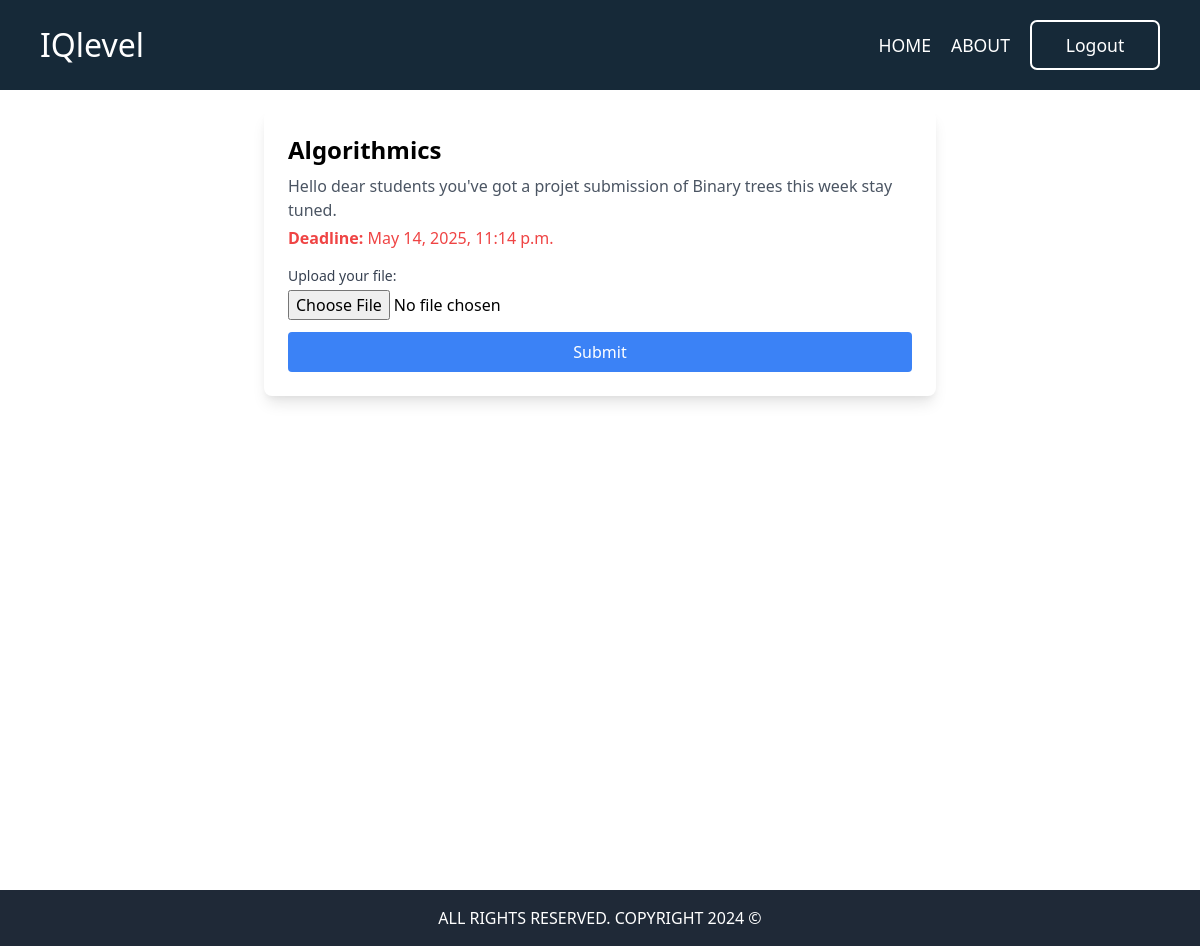
Screenshot of /project/submit/1/ (signed in) with the database file from the repository.
### projetTask/models.py (models this page shows, shortened)
class ProjectSubmissionTask(models.Model):
    title = models.CharField(max_length=200)
    description = models.TextField()
    created_by = models.ForeignKey(Professor, on_delete=models.CASCADE)
    groups = models.ManyToManyField(Group)
    start_time = models.DateTimeField()
    end_time = models.DateTimeField()

### documents/views.py (the view, shortened to what this page needs)
# urls.py: path("project/submit/<int:task_id>/", views.project_submission_view, name="project_submission"),
@login_required
def project_submission_view(request, task_id):
    student = get_object_or_404(Student, user=request.user)
    project_task = get_object_or_404(ProjectSubmissionTask, id=task_id)
    if project_task.end_time < now():
        messages.error(request, "This project submission has expired.")
        return redirect("student")
    return render(request, "projet/project_submission.html", {"project": project_task})

### theme/templates/projet/project_submission.html (shortened to what this page needs)
{% extends 'base.html' %}
{% load static %}
{% block content %}
<div class="container mx-auto p-5 min-h-screen flex flex-col items-center">
    <div class="max-w-2xl w-full bg-white shadow-lg rounded-lg p-6">
        <h1 class="text-2xl font-bold">{{ project.title }}</h1>
        <p class="text-gray-600 mt-2">{{ project.description }}</p>
        <p class="text-red-500 mt-1"><strong>Deadline:</strong> {{ project.end_time }}</p>
        <form id="submissionForm" method="POST" enctype="multipart/form-data" class="mt-4">
            <label for="fileUpload" class="block text-sm font-medium text-gray-700">Upload your file:</label>
            <input type="file" name="file" id="fileUpload" required class="w-full border border-gray-300 p-2 rounded mt-1">
            <button type="submit" class="w-full bg-blue-500 text-white py-2 px-4 rounded mt-3 hover:bg-blue-600">Submit</button>
        </form>
    </div>
</div>
{% endblock %}

### theme/static/src/styles.css (style rules this page uses)
html, :host { line-height: 1.5; -webkit-text-size-adjust: 100%; -moz-tab-size: 4; -o-tab-size: 4; tab-size: 4; font-family: ui-sans-serif, system-ui, sans-serif, "Apple Color Emoji", "Segoe UI Emoji", "Segoe UI Symbol", "Noto Color Emoji"; font-feature-settings: normal; font-variation-settings: normal; -webkit-tap-highlight-color: transparent; }
body { margin: 0; line-height: inherit; }
h1, h2, h3, h4, h5, h6 { font-size: inherit; font-weight: inherit; }
b, strong { font-weight: bolder; }
button, input, optgroup, select, textarea { font-family: inherit; font-feature-settings: inherit; font-variation-settings: inherit; font-size: 100%; font-weight: inherit; line-height: inherit; letter-spacing: inherit; color: inherit; margin: 0; padding: 0; }
button, select { text-transform: none; }
button, input:where([type='button']), input:where([type='reset']), input:where([type='submit']) { -webkit-appearance: button; background-color: transparent; background-image: none; }
blockquote, dl, dd, h1, h2, h3, h4, h5, h6, hr, figure, p, pre { margin: 0; }
input::placeholder, textarea::placeholder { opacity: 1; color: #9ca3af; }
button, [role="button"] { cursor: pointer; }
input::placeholder,textarea::placeholder { color: #6b7280; opacity: 1; }
[type='file'] { background: unset; border-color: inherit; border-width: 0; border-radius: 0; padding: 0; font-size: unset; line-height: inherit; }
.block { display: block; }
.flex { display: flex; }
.w-full { width: 100%; }
.items-center { align-items: center; }
.p-5 { padding: 1.25rem; }
.text-2xl { font-size: 1.5rem; line-height: 2rem; }
.font-medium { font-weight: 500; }
.text-white { --tw-text-opacity: 1; color: rgb(255 255 255 / var(--tw-text-opacity, 1)); }

### rows the page displays
ProjectSubmissionTask: title "Algorithmics", description "Hello dear students you've got a projet submission of Binary trees this week stay tuned.", end_time "May 14, 2025, 11:14 p.m."
